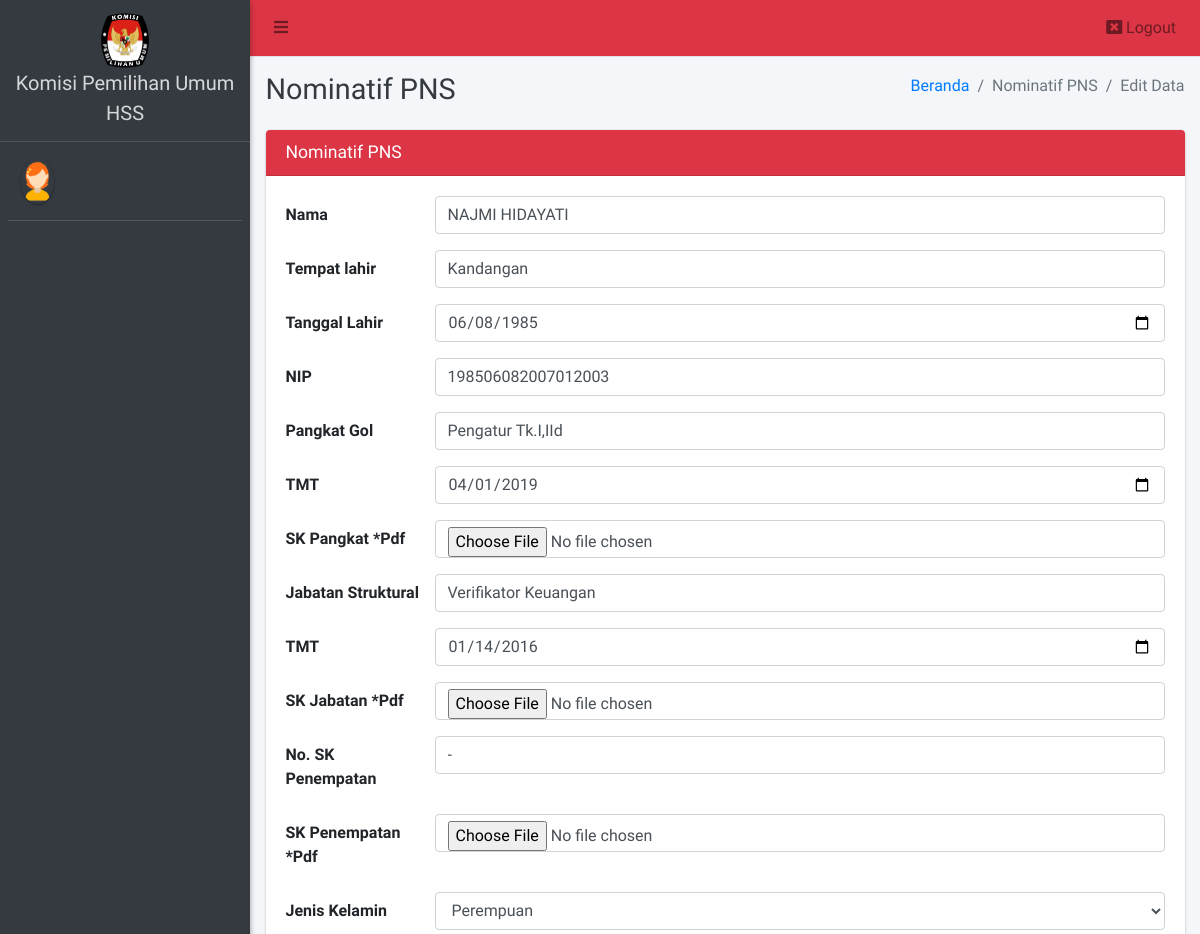
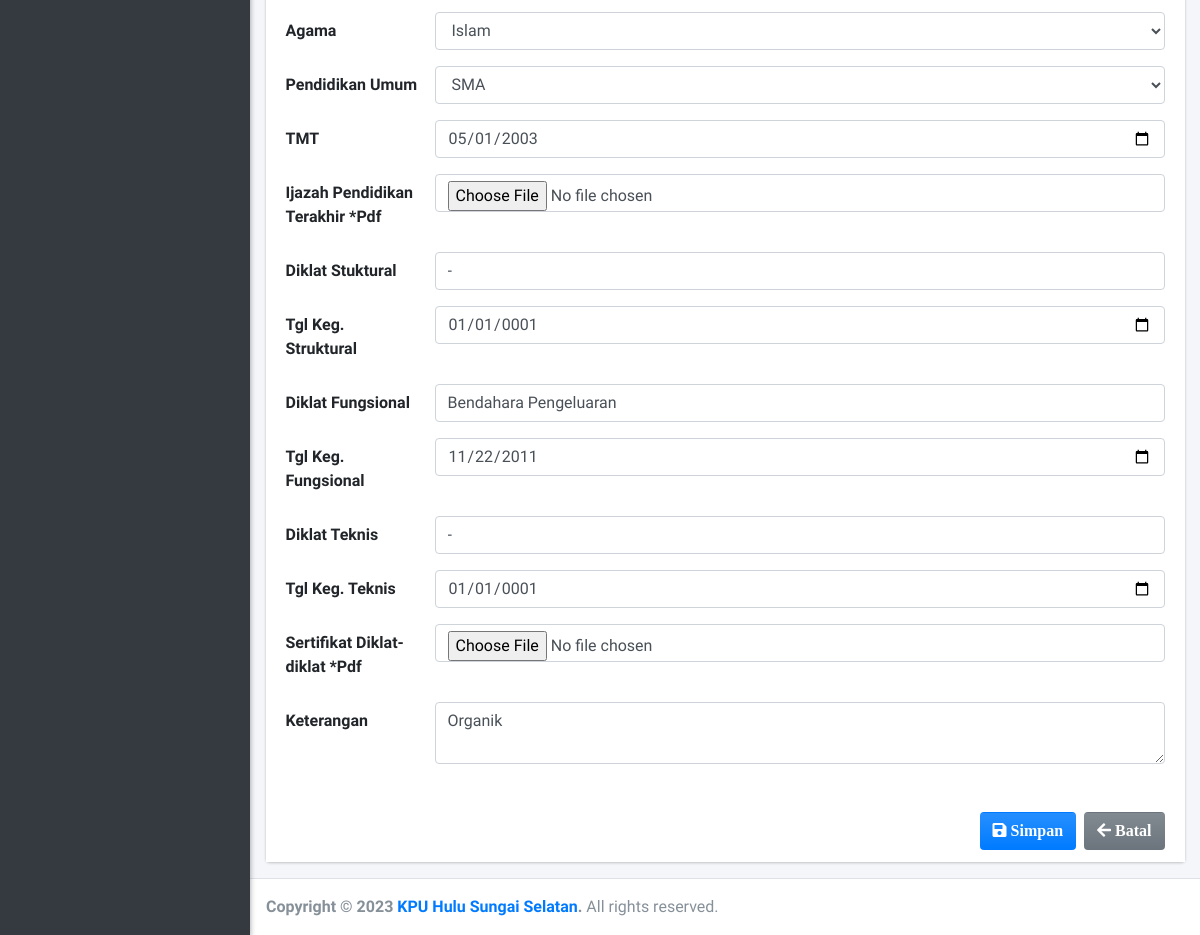
Page /admin/pns/edit?id=10 on the committed database (2 pictures, top to bottom).
### tables this page shows
CREATE TABLE `nominatif_pegawai` (
  `id_pegawai` int(11) NOT NULL,
  `nama_pegawai` varchar(50) DEFAULT NULL,
  `tempat_lahir` varchar(40) DEFAULT NULL,
  `tanggal_lahir` date DEFAULT NULL,
  `nip` varchar(20) DEFAULT NULL,
  `pangkat_gol` varchar(50) DEFAULT NULL,
  `pangkat_tmt` date DEFAULT NULL,
  `jabatan_struktural` varchar(50) DEFAULT NULL,
  `jabatan_tmt` date DEFAULT NULL,
  `no_sk_penempatan` varchar(50) DEFAULT NULL,
  `jk` varchar(50) DEFAULT NULL,
  `agama` varchar(50) DEFAULT NULL,
  `pendidikan_umum` varchar(50) DEFAULT NULL,
  `pendidikan_tmt` date DEFAULT NULL,
  `diklat_struktural` varchar(155) DEFAULT NULL,
  `tgl_kegiatan_struktural` date DEFAULT NULL,
  `diklat_fungsional` varchar(155) DEFAULT NULL,
  `tgl_kegiatan_fungsional` date DEFAULT NULL,
  `diklat_teknis` varchar(155) DEFAULT NULL,
  `tgl_kegiatan_teknis` date DEFAULT NULL,
  `keterangan` text,
  `filepangkat` varchar(255) NOT NULL,
  `filejabatan` varchar(255) NOT NULL,
  `filepenempatan` varchar(255) NOT NULL,
  `filependidikan` varchar(255) NOT NULL,
  `filediklat` varchar(255) NOT NULL
);

### config/config.php (called while the page is built, shortened)
<?php
function base_url($url = null)
{
	$base_url = "http://localhost:8888/kpuhss_pegawai";
	if ($url != null) {
		return $base_url . "/" . $url;
	} else {
		return $base_url;
	}
}

### admin/pns/edit.php (the view, shortened to what this page needs)
<?php
require '../../config/config.php';
require '../../config/koneksi.php';
?>
<!DOCTYPE html>
<html>
<?php
include '../../templates/head.php';
$id = $_GET['id'];
$data = $koneksi->query("SELECT * FROM nominatif_pegawai WHERE id_pegawai = '$id'");
$row = $data->fetch_array();
?>
<body class="hold-transition sidebar-mini layout-fixed">
    <div class="wrapper">
        <?php
        include '../../templates/navbar.php';
        ?>
        <?php
        include '../../templates/sidebar.php';
        ?>
        <div class="content-wrapper">
            <div class="content-header">
                <div class="container-fluid">
                    <div class="row mb-2">
                        <div class="col-sm-6">
                            <h1 class="m-0 text-dark">Nominatif PNS</h1>
                        </div>
                        <div class="col-sm-6">
                            <ol class="breadcrumb float-sm-right">
                                <li class="breadcrumb-item"><a href="#">Beranda</a></li>
                                <li class="breadcrumb-item active">Nominatif PNS</li>
                                <li class="breadcrumb-item active">Edit Data</li>
                            </ol>
                        </div>
                    </div>
                </div>
            </div>
            <section class="content">
                <div class="container-fluid">
                    <form class="form-horizontal" method="POST" action="" enctype="multipart/form-data">
                        <div class="row">
                            <div class="col-md-12">
                                <div class="card card-red">
                                    <div class="card-header">
                                        <h3 class="card-title">Nominatif PNS</h3>
                                    </div>
                                    <div class="card-body" style="background-color: white;">
                                        <div class="form-group row">
                                            <label class="col-sm-2 col-form-label">Nama</label>
                                            <div class="col-sm-10">
                                                <input type="text" class="form-control" name="nama_pegawai" value="<?= $row['nama_pegawai'] ?>">
                                            </div>
                                        </div>
                                        <div class="form-group row">
                                            <label class="col-sm-2 col-form-label">Tempat lahir</label>
                                            <div class="col-sm-10">
                                                <input type="text" class="form-control" name="tempat_lahir" value="<?= $row['tempat_lahir'] ?>">
                                            </div>
                                        </div>
                                        <div class="form-group row">
                                            <label class="col-sm-2 col-form-label">Tanggal Lahir</label>
                                            <div class="col-sm-10">
                                                <input type="date" class="form-control" name="tanggal_lahir" value="<?= $row['tanggal_lahir'] ?>">
                                            </div>
                                        </div>
                                        <div class="form-group row">
                                            <label class="col-sm-2 col-form-label">NIP</label>
                                            <div class="col-sm-10">
                                                <input type="text" class="form-control" name="nip" value="<?= $row['nip'] ?>">
                                            </div>
                                        </div>
                                        <div class="form-group row">
                                            <label class="col-sm-2 col-form-label">Pangkat Gol</label>
                                            <div class="col-sm-10">
                                                <input type="text" class="form-control" name="pangkat_gol" value="<?= $row['pangkat_gol'] ?>">
                                            </div>
                                        </div>
                                        <div class="form-group row">
                                            <label class="col-sm-2 col-form-label">TMT</label>
                                            <div class="col-sm-10">
                                                <input type="date" class="form-control" name="pangkat_tmt" value="<?= $row['pangkat_tmt'] ?>">
                                            </div>
                                        </div>
                                        <div class="form-group row">
                                            <label class="col-sm-2 col-form-label">SK Pangkat *Pdf</label>
                                            <div class="col-sm-10">
                                                <input type="file" class="form-control" name="filepangkat" value="<?= $row['filepangkat'] ?>">
                                            </div>
                                        </div>
                                        <div class="form-group row">
                                            <label class="col-sm-2 col-form-label">Jabatan Struktural</label>
                                            <div class="col-sm-10">
                                                <input type="text" class="form-control" name="jabatan_struktural" value="<?= $row['jabatan_struktural'] ?>">
                                            </div>
                                        </div>
                                        <div class="form-group row">
                                            <label class="col-sm-2 col-form-label">TMT</label>
                                            <div class="col-sm-10">
                                                <input type="date" class="form-control" name="jabatan_tmt" value="<?= $row['jabatan_tmt'] ?>">
                                            </div>
                                        </div>
                                        <div class="form-group row">
                                            <label class="col-sm-2 col-form-label">SK Jabatan *Pdf</label>
                                            <div class="col-sm-10">
                                                <input type="file" class="form-control" name="filejabatan" value="<?= $row['filejabatan'] ?>">
                                            </div>
                                        </div>
                                        <div class="form-group row">
                                            <label class="col-sm-2 col-form-label">No. SK Penempatan</label>
                                            <div class="col-sm-10">
                                                <input type="text" class="form-control" name="no_sk_penempatan" value="<?= $row['no_sk_penempatan'] ?>">
                                            </div>
                                        </div>
                                        <div class="form-group row">
                                            <label class="col-sm-2 col-form-label">SK Penempatan *Pdf</label>
                                            <div class="col-sm-10">
                                                <input type="file" class="form-control" name="filepenempatan" value="<?= $row['filepenempatan'] ?>">
                                            </div>
                                        </div>
                                        <div class="form-group row">
                                            <label class="col-sm-2 col-form-label">Jenis Kelamin</label>
                                            <div class="col-sm-10">
                                                <select class="form-control" data-placeholder="Pilih" name="jk">
                                                    <option value="<?= $row['jk'] ?>"><?= $row['jk'] ?></option>
                                                </select>
                                            </div>
                                        </div>
                                        <div class="form-group row">
                                            <label class="col-sm-2 col-form-label">Agama</label>
                                            <div class="col-sm-10">
                                                <select class="form-control" data-placeholder="Pilih" name="agama">
                                                    <option value="<?= $row['agama'] ?>"><?= $row['agama'] ?></option>
                                                </select>
                                            </div>
                                        </div>
                                        <div class="form-group row">
                                            <label class="col-sm-2 col-form-label">Pendidikan Umum</label>
                                            <div class="col-sm-10">
                                                <select class="form-control" data-placeholder="Pilih" name="pendidikan_umum">
                                                    <option value="<?= $row['pendidikan_umum'] ?>"><?= $row['pendidikan_umum'] ?></option>
                                                </select>
                                            </div>
                                        </div>
                                        <div class="form-group row">
                                            <label class="col-sm-2 col-form-label">TMT</label>
                                            <div class="col-sm-10">
                                                <input type="date" class="form-control" name="pendidikan_tmt" value="<?= $row['pendidikan_tmt'] ?>">
                                            </div>
                                        </div>
                                        <div class="form-group row">
                                            <label class="col-sm-2 col-form-label">Ijazah Pendidikan Terakhir *Pdf</label>
                                            <div class="col-sm-10">
                                                <input type="file" class="form-control" name="filependidikan" value="<?= $row['filependidikan'] ?>">
                                            </div>
                                        </div>
                                        <div class="form-group row">
                                            <label class="col-sm-2 col-form-label">Diklat Stuktural</label>
                                            <div class="col-sm-10">
                                                <input type="text" class="form-control" name="diklat_struktural" value="<?= $row['diklat_struktural'] ?>">
                                            </div>
                                        </div>
                                        <div class="form-group row">
                                            <label class="col-sm-2 col-form-label">Tgl Keg. Struktural</label>
                                            <div class="col-sm-10">
                                                <input type="date" class="form-control" name="tgl_kegiatan_struktural" value="<?= $row['tgl_kegiatan_struktural'] ?>">
                                            </div>
                                        </div>
                                        <div class="form-group row">
                                            <label class="col-sm-2 col-form-label">Diklat Fungsional</label>
                                            <div class="col-sm-10">
                                                <input type="text" class="form-control" name="diklat_fungsional" value="<?= $row['diklat_fungsional'] ?>">
                                            </div>
                                        </div>
                                        <div class="form-group row">
                                            <label class="col-sm-2 col-form-label">Tgl Keg. Fungsional</label>
                                            <div class="col-sm-10">
                                                <input type="date" class="form-control" name="tgl_kegiatan_fungsional" value="<?= $row['tgl_kegiatan_fungsional'] ?>">
                                            </div>
                                        </div>
                                        <div class="form-group row">
                                            <label class="col-sm-2 col-form-label">Diklat Teknis</label>
                                            <div class="col-sm-10">
                                                <input type="text" class="form-control" name="diklat_teknis" value="<?= $row['diklat_teknis'] ?>">
                                            </div>
                                        </div>
                                        <div class="form-group row">
                                            <label class="col-sm-2 col-form-label">Tgl Keg. Teknis</label>
                                            <div class="col-sm-10">
                                                <input type="date" class="form-control" name="tgl_kegiatan_teknis" value="<?= $row['tgl_kegiatan_teknis'] ?>">
                                            </div>
                                        </div>
                                        <div class="form-group row">
                                            <label class="col-sm-2 col-form-label">Sertifikat Diklat-diklat *Pdf</label>
                                            <div class="col-sm-10">
                                                <input type="file" class="form-control" name="filediklat" value="<?= $row['filediklat'] ?>">
                                            </div>
                                        </div>
                                        <div class="form-group row">
                                            <label class="col-sm-2 col-form-label">Keterangan</label>
                                            <div class="col-sm-10">
                                                <textarea type="text" class="form-control" name="keterangan"><?= $row['keterangan'] ?></textarea>
                                            </div>
                                        </div>
                                    </div>
                                    <div class="card-footer" style="background-color: white;">
                                        <a href="<?= base_url('admin/pns/') ?>" class="btn bg-gradient-secondary float-right"><i class="fa fa-arrow-left"> Batal</i></a>
                                        <button type="submit" name="submit" class="btn bg-gradient-primary float-right mr-2"><i class="fa fa-save"> Simpan</i></button>
                                    </div>
                                </div>
                            </div>
                        </div>
                    </form>
                </div>
            </section>
        </div>
        <?php include_once "../../templates/footer.php"; ?>
    </div>
</body>
</html>

### rows in the picture
nominatif_pegawai: nama_pegawai "NAJMI HIDAYATI", tempat_lahir "Kandangan", tanggal_lahir "06/08/1985", nip "198506082007012003", pangkat_gol "Pengatur Tk.I,IId", pangkat_tmt "04/01/2019", jabatan_struktural "Verifikator Keuangan", jabatan_tmt "01/14/2016", no_sk_penempatan "-", jk "Perempuan", agama "Islam", pendidikan_umum "SMA", pendidikan_tmt "05/01/2003", diklat_struktural "-", tgl_kegiatan_struktural "01/01/0001", diklat_fungsional "Bendahara Pengeluaran", tgl_kegiatan_fungsional "11/22/2011", diklat_teknis "-", tgl_kegiatan_teknis "01/01/0001", keterangan "Organik"
